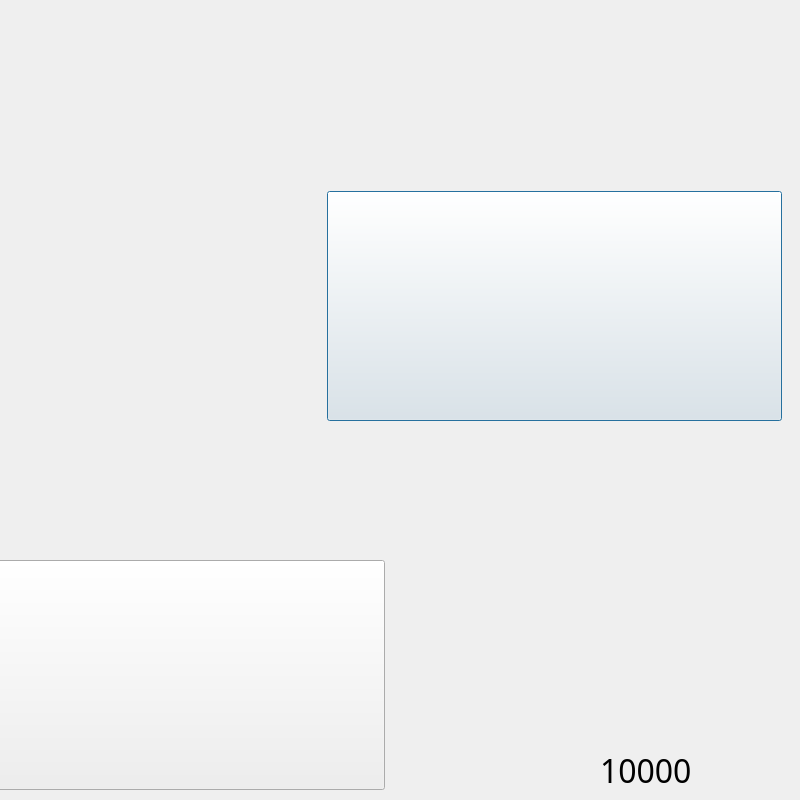
<?xml version="1.0" encoding="UTF-8"?>
<ui version="4.0">
 <class>Grade</class>
 <widget class="QDialog" name="Grade">
  <property name="geometry">
   <rect>
    <x>0</x>
    <y>0</y>
    <width>800</width>
    <height>800</height>
   </rect>
  </property>
  <property name="windowTitle">
   <string>动物连连看</string>
  </property>
  <widget class="QLabel" name="label">
   <property name="geometry">
    <rect>
     <x>0</x>
     <y>0</y>
     <width>800</width>
     <height>800</height>
    </rect>
   </property>
   <property name="text">
    <string/>
   </property>
   <property name="pixmap">
    <pixmap resource="icon.qrc">:/new/jpg/source/排行榜/上传.jpg</pixmap>
   </property>
  </widget>
  <widget class="QLabel" name="label_2">
   <property name="geometry">
    <rect>
     <x>600</x>
     <y>745</y>
     <width>250</width>
     <height>50</height>
    </rect>
   </property>
   <property name="font">
    <font>
     <family>Ink Free</family>
     <pointsize>24</pointsize>
    </font>
   </property>
   <property name="text">
    <string>10000</string>
   </property>
  </widget>
  <widget class="QLabel" name="label_3">
   <property name="geometry">
    <rect>
     <x>58</x>
     <y>55</y>
     <width>739</width>
     <height>160</height>
    </rect>
   </property>
   <property name="text">
    <string/>
   </property>
   <property name="pixmap">
    <pixmap resource="icon.qrc">:/new/jpg/source/排行榜/youWin.png</pixmap>
   </property>
  </widget>
  <widget class="QPushButton" name="pushButton">
   <property name="geometry">
    <rect>
     <x>327</x>
     <y>191</y>
     <width>455</width>
     <height>230</height>
    </rect>
   </property>
   <property name="text">
    <string/>
   </property>
   <property name="iconSize">
    <size>
     <width>455</width>
     <height>230</height>
    </size>
   </property>
  </widget>
  <widget class="QPushButton" name="pushButton_2">
   <property name="geometry">
    <rect>
     <x>-70</x>
     <y>560</y>
     <width>455</width>
     <height>230</height>
    </rect>
   </property>
   <property name="text">
    <string/>
   </property>
   <property name="iconSize">
    <size>
     <width>455</width>
     <height>230</height>
    </size>
   </property>
  </widget>
 </widget>
 <resources>
  <include location="icon.qrc"/>
 </resources>
 <connections/>
</ui>
